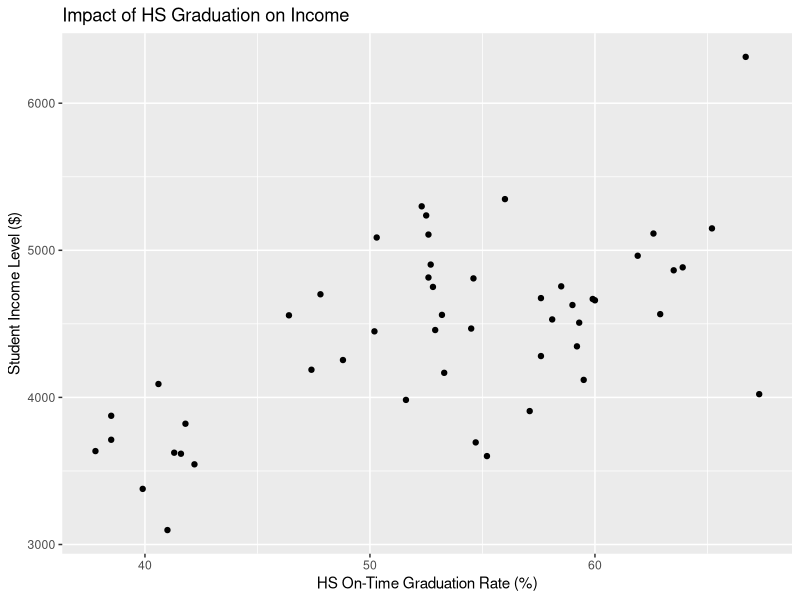
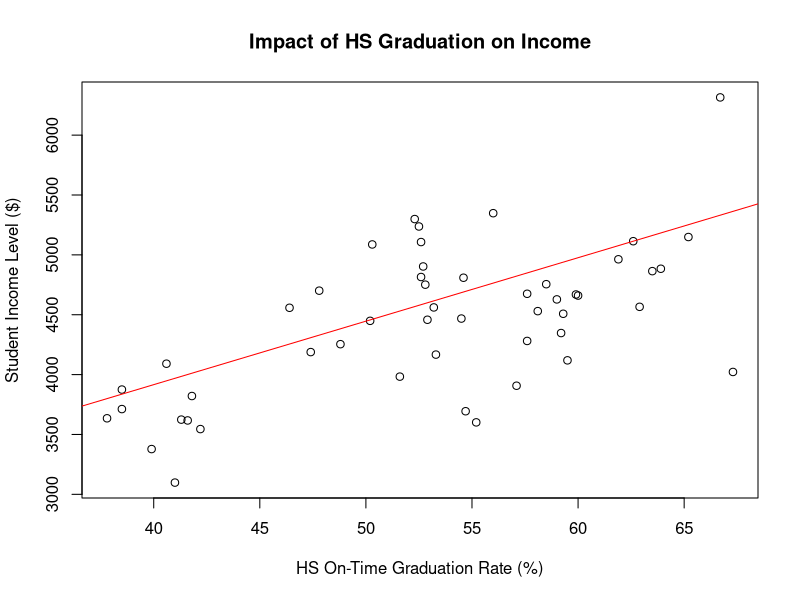
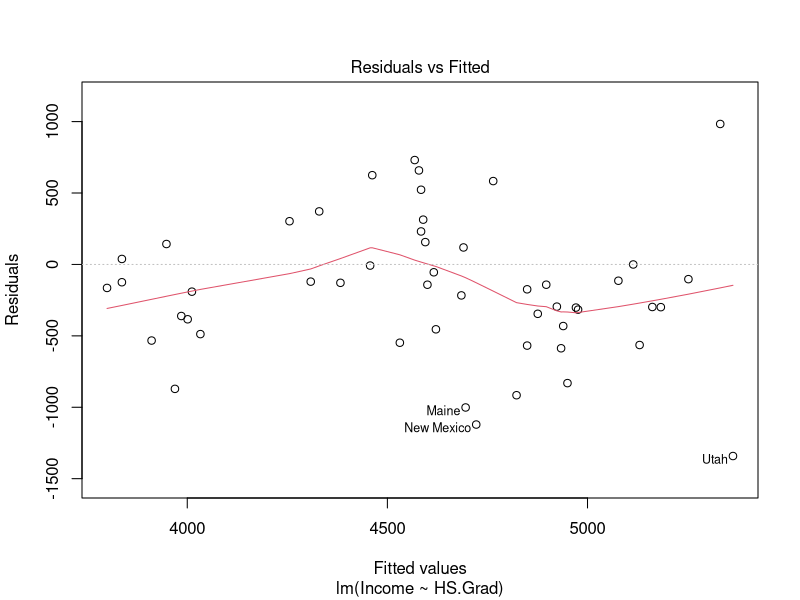
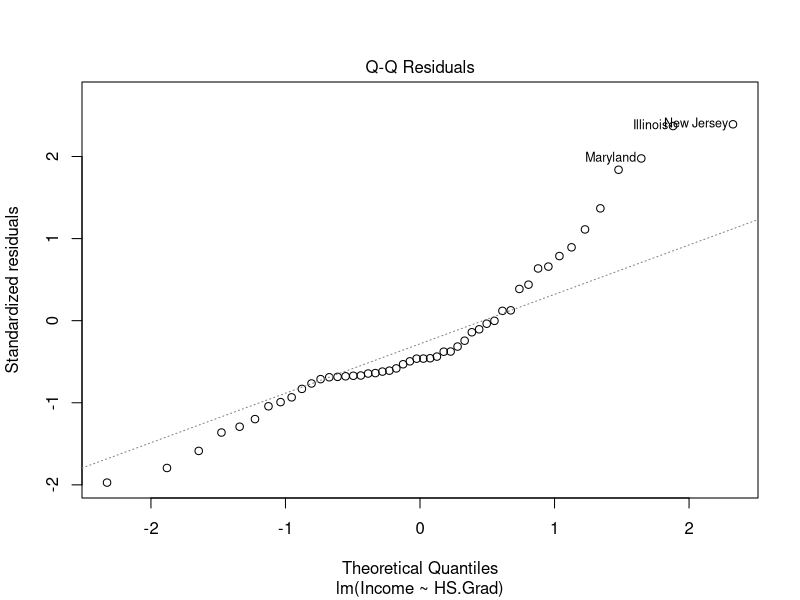
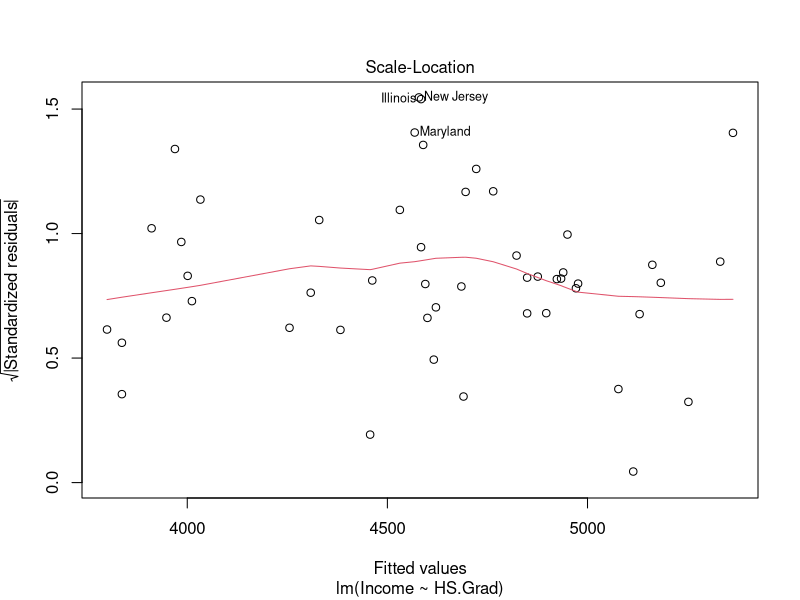
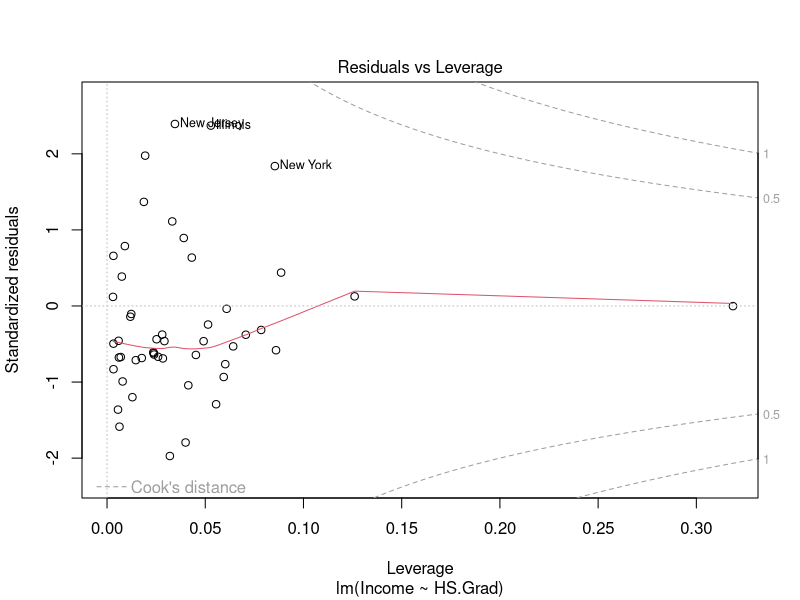

The R script that drew these images, in order:
## Assignment 3
## Intro to R & Statistical Programming
## Please label the file with your name and upload to blackboard. 

## Name: Martha Gizaw


## Directions:
## Fill out this short assignment using your own knowledge. 
## Please feel free to consult our lecture notes and code or ask us for help.    


## lets use some built-in state-level data from 1977
data <- as.data.frame(state.x77, stringsAsFactors = F)
names(data)[4] <- "Life.Exp"
names(data)[6] <- "HS.Grad"


## Question 1
##
##Using the data we've loaded, visualize a relationship between two variables using 
## a scatterplot in ggplot. Select two variables that you suspect are correlated (dont 
## include the population variable!). Assign meaningful names to the plot axes.
library(ggplot2)
ggplot(data, aes(x=HS.Grad, y=Income)) + geom_point() + 
  ggtitle("Impact of HS Graduation on Income") + 
  xlab("HS On-Time Graduation Rate (%)") + 
  ylab("Student Income Level ($)")


## Question 2
##
## Estimate a linear model to explore the relationship between your two selected variables.
## Weight the model using the "Population" variable (Hint: use the lm() help file). Also, produce
## an ANOVA table for this model.
ml <- lm(Income ~ HS.Grad, data, weights = data$Population)
summary(ml)
## Intercept = 1795.73, Slope = 53.01 (Positive Slope)
plot(Income ~ HS.Grad, data, 
     main="Impact of HS Graduation on Income", 
     xlab="HS On-Time Graduation Rate (%)", 
     ylab="Student Income Level ($)")
abline(ml, col = "red")
anova(ml)


## Question 3
##
## Produce a scatterplot of the fitted values against the residuals for your model from question 2.
plot(ml)









